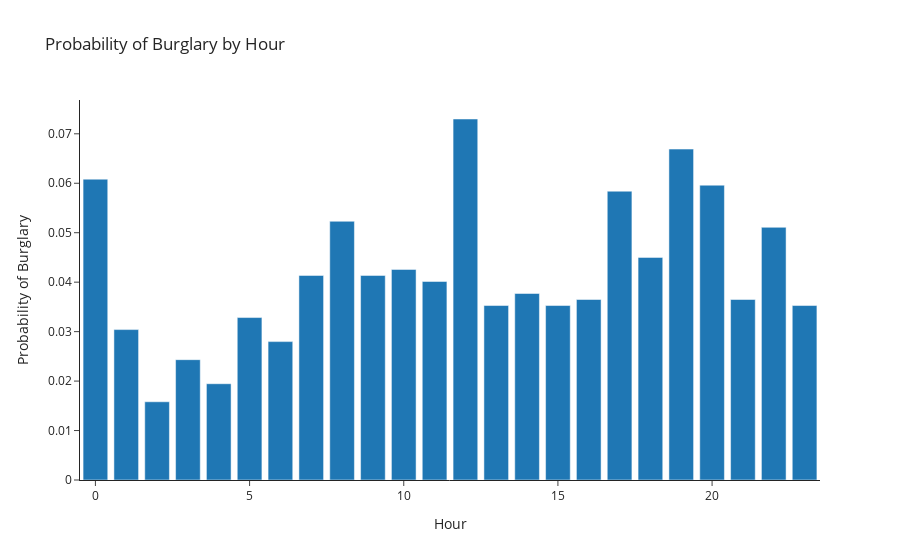

Source (notebook cell):
### Code cell
incident_by_hour = (burglaries
                    .drop_duplicates(subset= 'incident_number')
                    .groupby('hour_of_incident')['offense_description']
                    .count()
                   )

incident_by_hour = pd.DataFrame(incident_by_hour)

incident_by_hour = (incident_by_hour.reset_index()
                    .rename(columns = {'offense_description':'Total Burglaries', 
                                       'hour_of_incident':'Hour'})
                   )

incident_by_hour['Sum_of_burglaries'] = incident_by_hour['Total Burglaries'].sum()
incident_by_hour['Probability of Burglary'] = incident_by_hour['Total Burglaries']/incident_by_hour['Sum_of_burglaries']

prob_dist = px.bar(incident_by_hour, x = incident_by_hour['Hour'],
                   y = incident_by_hour['Probability of Burglary'],
                  title = "Probability of Burglary by Hour",
                  template = 'simple_white')
prob_dist.show()

### Figure 1 — Plotly figure (JSON) as saved in the notebook; plotly's stock layout.template omitted (floating-point values rounded to 4 significant figures)
{"data": [{"alignmentgroup": "True", "hovertemplate": "Hour=%{x}<br>Probability of Burglary=%{y}<extra></extra>", "legendgroup": "", "marker": {"color": "#1F77B4", "pattern": {"shape": ""}}, "name": "", "offsetgroup": "", "orientation": "v", "showlegend": false, "textposition": "auto", "type": "bar", "x": [0, 1, 2, 3, 4, 5, 6, 7, 8, 9, 10, 11, 12, 13, 14, 15, 16, 17, 18, 19, 20, 21, 22, 23], "xaxis": "x", "y": [0.06083, 0.03041, 0.01582, 0.02433, 0.01946, 0.03285, 0.02798, 0.04136, 0.05231, 0.04136, 0.04258, 0.04015, 0.07299, 0.03528, 0.03771, 0.03528, 0.0365, 0.05839, 0.04501, 0.06691, 0.05961, 0.0365, 0.05109, 0.03528], "yaxis": "y"}], "layout": {"barmode": "relative", "legend": {"tracegroupgap": 0}, "title": {"text": "Probability of Burglary by Hour"}, "xaxis": {"anchor": "y", "domain": [0, 1], "title": {"text": "Hour"}}, "yaxis": {"anchor": "x", "domain": [0, 1], "title": {"text": "Probability of Burglary"}}}}
